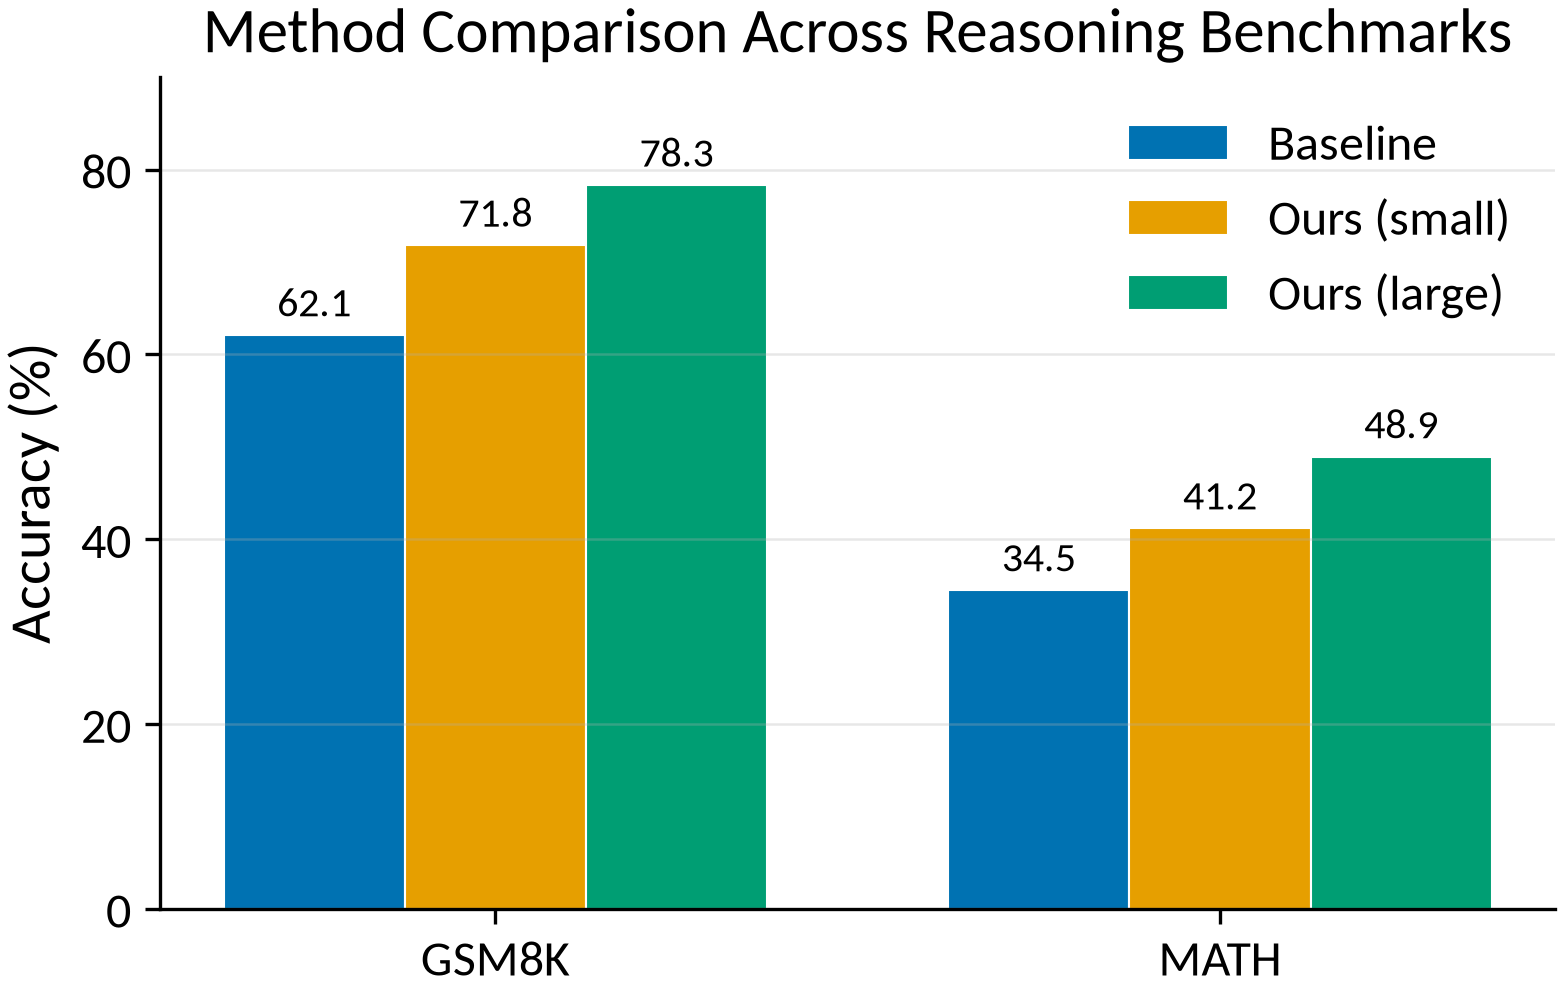

This figure's Python source:
"""Example paper figure (matplotlib -> PNG source).

Grouped bar chart comparing three methods across two benchmarks. This is
the reference for the matplotlib half of the paper-figure workflow.

Run from the repo root:
    uv run --with matplotlib python \
        figures/example-method-comparison/example_method_comparison.py
"""
import sys
from pathlib import Path

# Make the shared style importable regardless of CWD.
sys.path.insert(0, str(Path(__file__).resolve().parents[2]
                       / ".claude/skills/paper-figure/scaffold"))
from paper_style import apply_style, PALETTE  # noqa: E402

import matplotlib.pyplot as plt  # noqa: E402
import numpy as np  # noqa: E402

apply_style()

methods = ["Baseline", "Ours (small)", "Ours (large)"]
benchmarks = ["GSM8K", "MATH"]
scores = np.array([
    [62.1, 34.5],   # Baseline
    [71.8, 41.2],   # Ours (small)
    [78.3, 48.9],   # Ours (large)
])

x = np.arange(len(benchmarks))
width = 0.25

fig, ax = plt.subplots(figsize=(6.0, 3.6))
for i, method in enumerate(methods):
    offset = (i - 1) * width
    bars = ax.bar(x + offset, scores[i], width, label=method,
                  color=PALETTE[i], edgecolor="white", linewidth=0.5)
    ax.bar_label(bars, fmt="%.1f", padding=2, fontsize=10)

ax.set_ylabel("Accuracy (%)")
ax.set_title("Method Comparison Across Reasoning Benchmarks")
ax.set_xticks(x)
ax.set_xticklabels(benchmarks)
ax.set_ylim(0, 90)
ax.legend(loc="upper right", ncol=1)
ax.grid(axis="x", visible=False)

out = Path(__file__).with_suffix(".png")
fig.savefig(out)
print(f"Wrote {out}")
